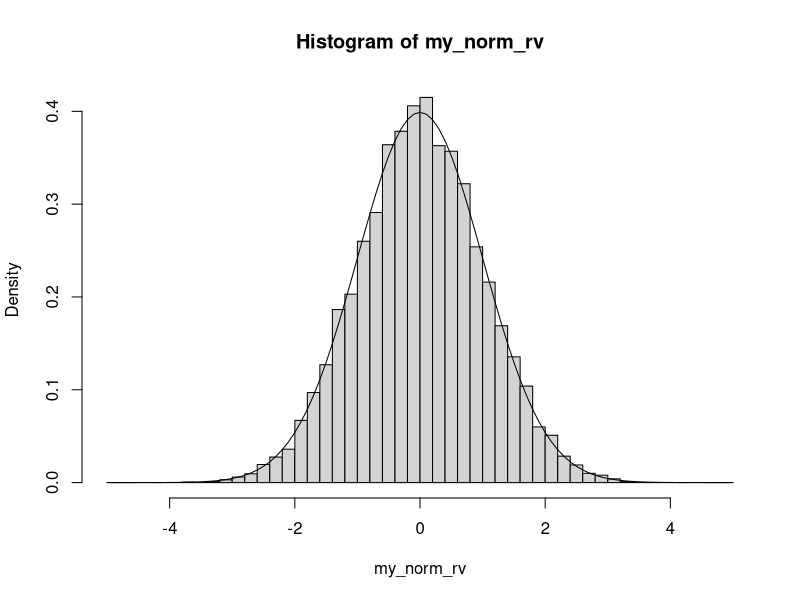
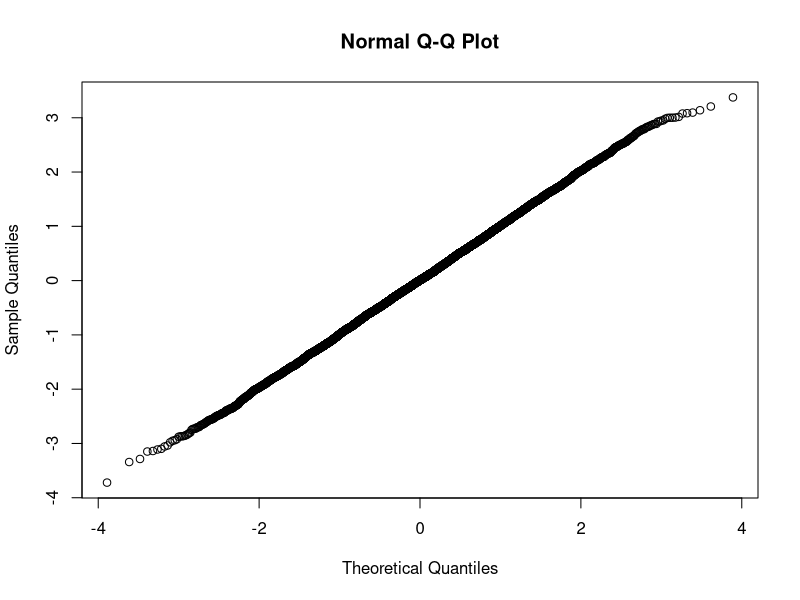
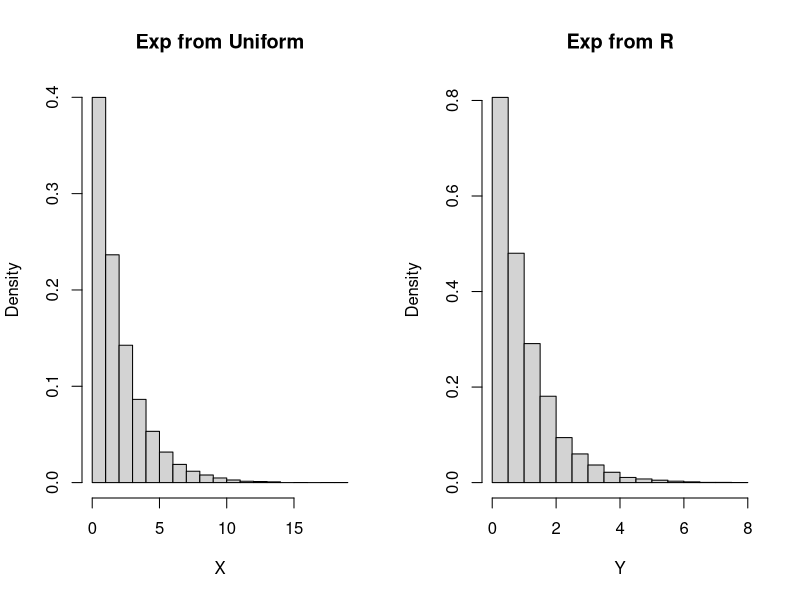
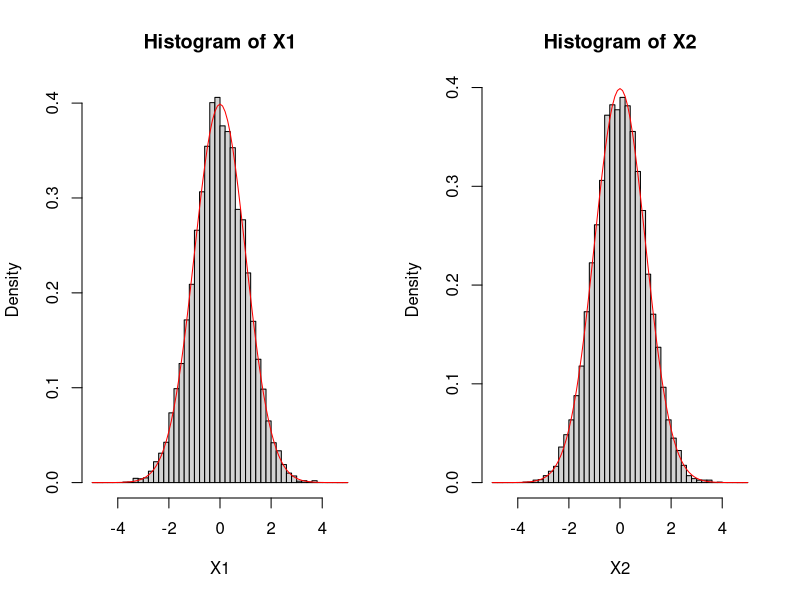
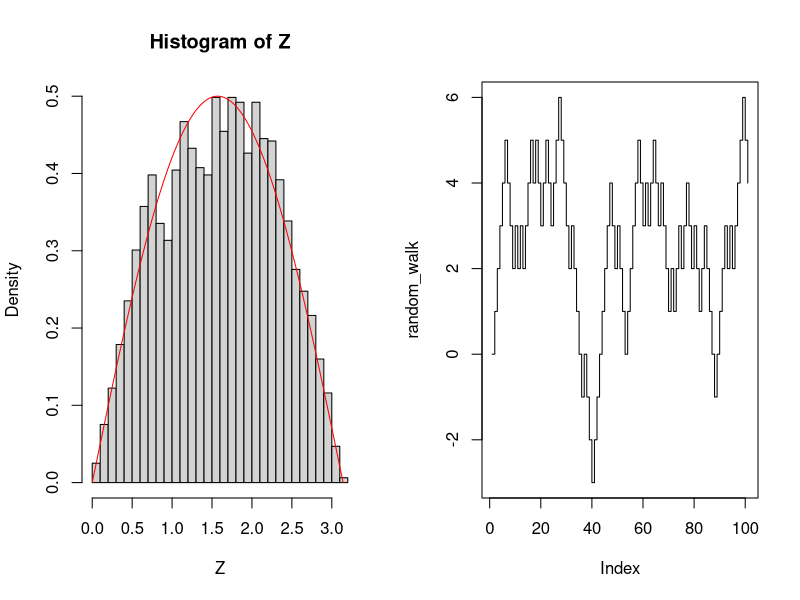
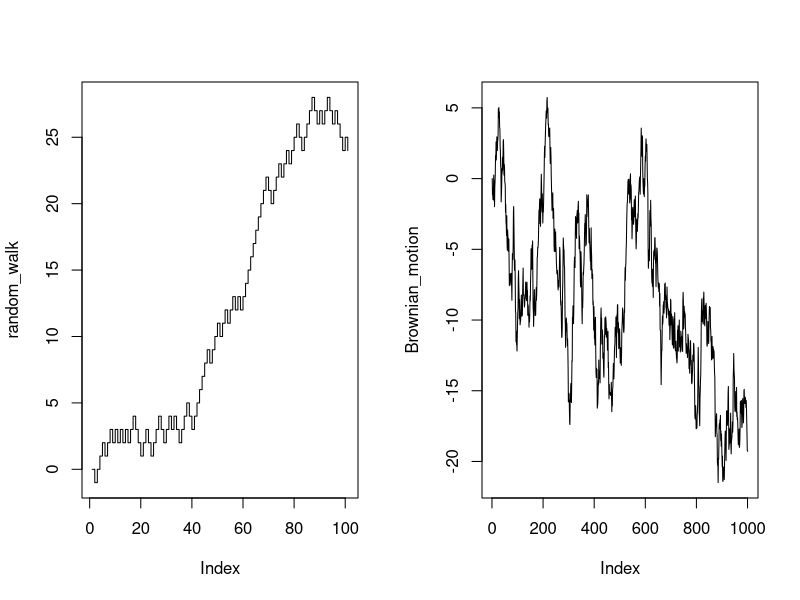
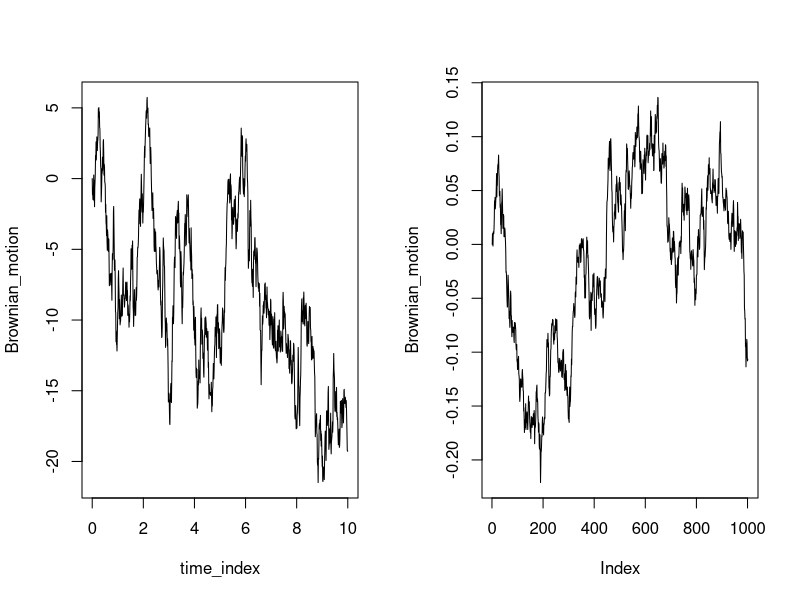
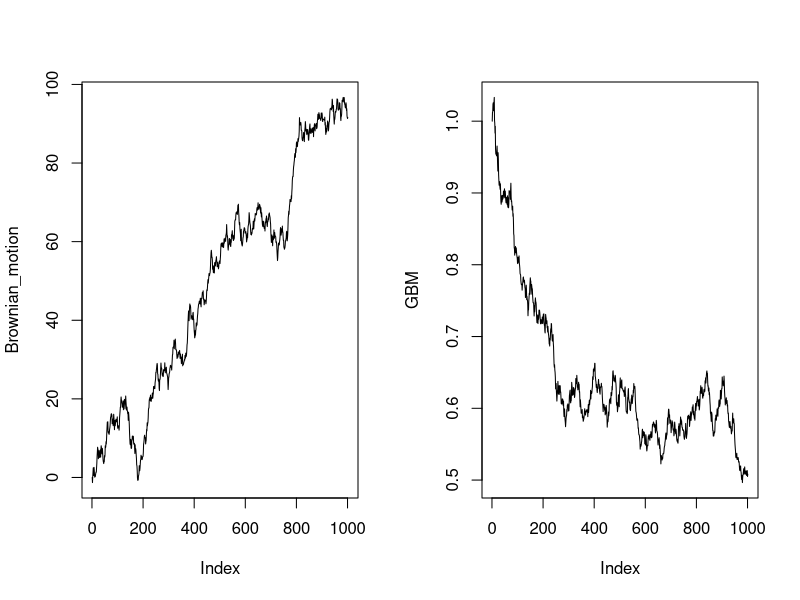

R code for these plots, in order:
## ---- chunk 1
n <- 10000
my_norm_rv <- qnorm(runif(n))

# plot histogram and normal pdf
hist(my_norm_rv, breaks = seq(-5,5,0.2), freq=F)
x <- seq(-5,5,0.1)
lines(x, dnorm(x))
## ---- chunk 2
qqnorm(my_norm_rv)
## ---- chunk 3
lambda <- 0.5
Nsim <- 10000       #number of random variables
U <- runif(Nsim)
X <- - 1/lambda *log(U)        #transforms of uniforms
Y <- rexp(Nsim)     #exponentials from R
par(mfrow=c(1,2))   #plots
hist(X, freq=FALSE, main="Exp from Uniform")
hist(Y, freq=FALSE, main="Exp from R")
## ---- chunk 4
Nsim <- 10000
U1 <- runif(Nsim)   #uniform1
U2 <- runif(Nsim)   #uniform2
X1 <- sqrt(-2*log(U1))*cos(2*pi*U2)
X2 <- sqrt(-2*log(U1))*sin(2*pi*U2)

par(mfrow=c(1,2))
x <- seq(-5,5,0.1)
hist(X1, breaks = seq(-5,5,0.2), freq=F)
lines(x, dnorm(x), col='red')

hist(X2, breaks = seq(-5,5,0.2), freq=F)
lines(x, dnorm(x), col='red')
## ---- chunk 5
NSim <- 10000
X <- runif(NSim, 0, pi)
Y <- runif(NSim)
Z <- X[0.5*sin(X) > Y ]
hist(Z, breaks = 40, freq=F)
x <- seq(0, pi, 0.001)
y <- 0.5*sin(x)
lines(x, y, col='red')

## ---- chunk 6
n <- 100              # number of random walk
walk <- rbinom(n, size = 1, prob = 0.5)     # generate bernoulli random number
walk[walk == 0] <- -1               # change 0 as -1
random_walk <- c(0, cumsum(walk))   # cumulative sum of walk is random walk, starting at zero
plot(random_walk, type='s')
## ---- chunk 7
n <- 100              # number of random walk
walk <- rbinom(n, size = 1, prob = 0.6)     # generate bernoulli random number
walk[walk == 0] <- -1               # change 0 as -1
random_walk <- c(0, cumsum(walk))   # cumulative sum of walk is random walk, starting at zero
plot(random_walk, type='s')         # upward random walk
## ---- chunk 8
n <- 1000              # number of random walk
walk <- rnorm(n, mean = 0, sd = 1)     # generate normal random number
Brownian_motion <- c(0, cumsum(walk))   # cumulative sum of walk is random walk, starting at zero
plot(Brownian_motion, type='l')
## ---- chunk 9
time_index <- seq(0,n*0.01,0.01)
plot(time_index, Brownian_motion, type='l')
## ---- chunk 10
n <- 1000              # number of random walk
walk <- rnorm(n, mean = 0, sd = 0.01)     # generate normal random number
Brownian_motion <- c(0, cumsum(walk))   # cumulative sum of walk is random walk, starting at zero
plot(Brownian_motion, type='l')
## ---- chunk 11
n <- 1000              # number of random walk
walk <- rnorm(n, mean = 0.1, sd = 1)     # generate normal random number
Brownian_motion <- c(0, cumsum(walk))   # cumulative sum of walk is random walk, starting at zero
plot(Brownian_motion, type='l')
## ---- chunk 12
n <- 1000              # number of random walk
walk <- rnorm(n, mean = 0, sd = 0.01)     # generate normal random number
Brownian_motion <- c(0, cumsum(walk))   # cumulative sum of walk is random walk, starting at zero
GBM <- exp(Brownian_motion)
plot(GBM, type='l')
